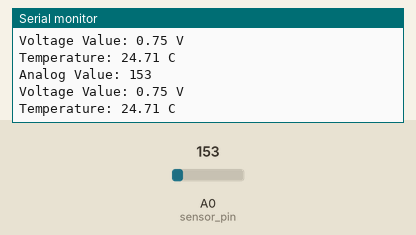
Simulated run of this sketch. Board: Arduino Uno, built with avr-gcc and run on an emulated ATmega328P. Shown: the last lines printed to the serial monitor. The test bench sets the inputs (shaded band); at power-on: A0 (sensor_pin) = 153.

Above: at 1.8 s.
1.9 s: A0 (sensor_pin) set to 165
At 2.8 s:
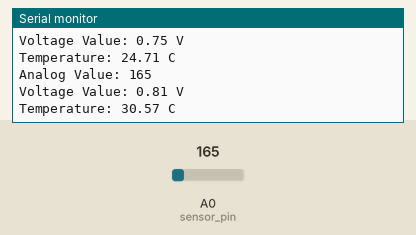
3.4 s: A0 (sensor_pin) set to 175
At 4.4 s:
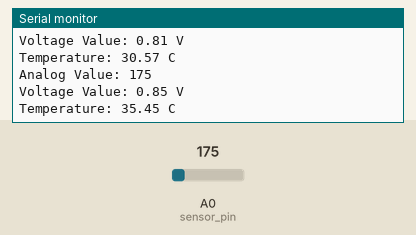
Timing chart, 0 to 6.4 s (numbered marks = the images above; inputs shaded):
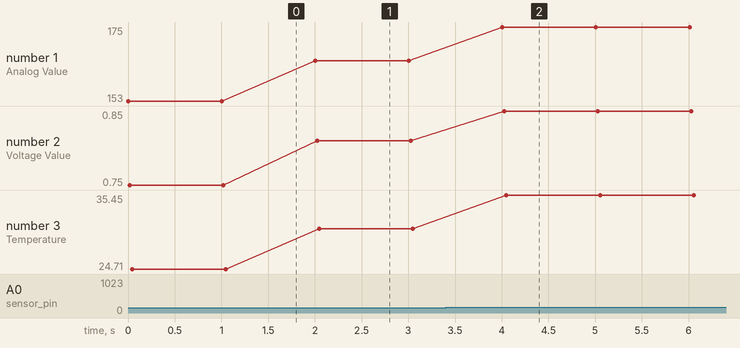

The sketch:

temperature_spaceschool.ino
```cpp
// Title:         TMP36 Read Temperature Program
// Last Updated:  September 29th, 2021
// Author:        < your name here >
// Breif:         Simple program that reads the input of an analog pin and ouputs the temperature value.

// analog pin
int sensor_pin = 0;

int analog_data;
float voltage_reading;
float temperatureC;

void setup()
{
  Serial.begin(9600);
}

void loop()
{
  // read the analog input
  analog_data = analogRead(sensor_pin);

  // convert analog input to a voltage value
  // change 5.0 to 3.3 if using 3.3 volt supply
  voltage_reading = analog_data * (5.0/1024.0);

  // convert voltage value to a temperature value
  temperatureC = (voltage_reading - 0.5) * 100;

  // print out our values
  Serial.print("Analog Value: ");
  Serial.println(analog_data);

  Serial.print("Voltage Value: ");
  Serial.print(voltage_reading);
  Serial.println(" V");

  Serial.print("Temperature: ");
  Serial.print(temperatureC);
  Serial.println(" C");
  Serial.println("");

  delay(1000);
}
```

Measured:
- after the input at 1.9 s, the serial monitor: prints a new line after 0.10 s (image 1)
- after the input at 3.4 s, the serial monitor: prints a new line after 0.61 s (image 2)
- plotted number 1: 153 → 165 after the input at 1.9 s, 165 → 175 after the input at 3.4 s
- plotted number 2: 0.75 → 0.81 after the input at 1.9 s, 0.81 → 0.85 after the input at 3.4 s
- plotted number 3: 24.71 → 30.57 after the input at 1.9 s, 30.57 → 35.45 after the input at 3.4 s
